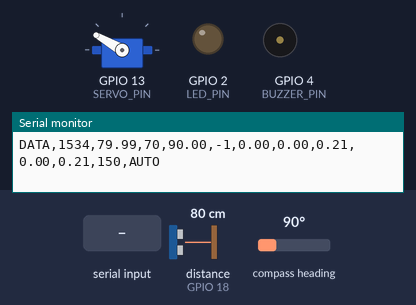
A sketch run on a simulated ESP32. Parts: servo, output pins drawn as LEDs (lit = HIGH), buzzer (waves = sounding), the last lines printed to the serial monitor. Wiring (inferred from the names in the program): ultrasonic range finder: trigger GPIO 5; echo GPIO 18; AS5600 angle sensor at I2C address 0x36. Inputs (shaded band) come from the test bench; at power-on: distance to the obstacle (sensor on GPIO 18) 80 cm, compass heading 90°. The echo pulse lasts 58.3 µs per cm; pins used as bus, display or sensor lines are not drawn.

Above: at 1.7 s.
1.8 s: distance to the obstacle (sensor on GPIO 18) set to 33 cm
3.3 s: distance to the obstacle (sensor on GPIO 18) set to 30 cm
At 4.5 s:
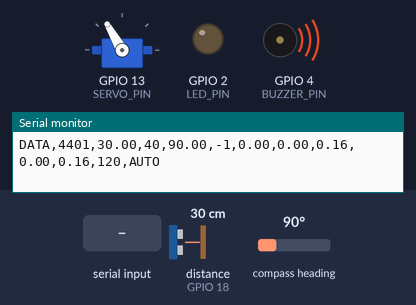
4.8 s: "SET,90,45\n" received over Serial
At 5.3 s:
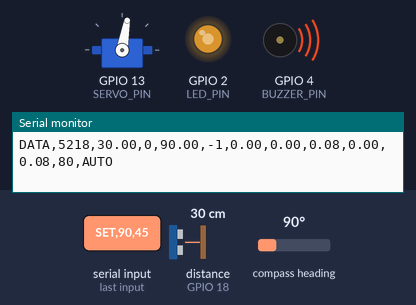
6.5 s: distance to the obstacle (sensor on GPIO 18) set to 40 cm
At 7.0 s:
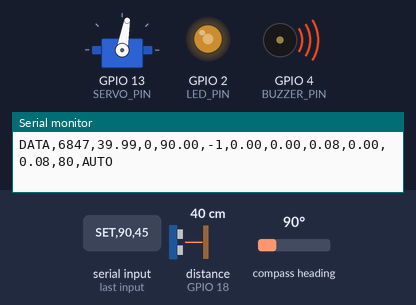
8.0 s: distance to the obstacle (sensor on GPIO 18) set to 49 cm
At 9.4 s:
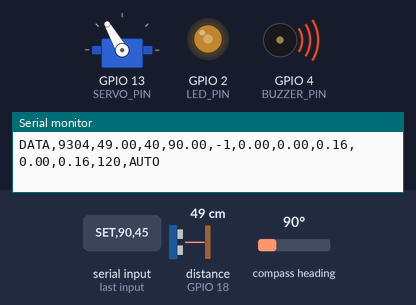
9.7 s: distance to the obstacle (sensor on GPIO 18) set to 2 cm
At 11.1 s:
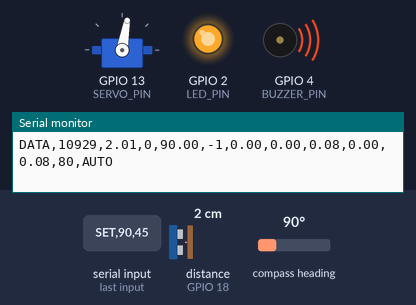
Timing chart, 0 to 12.4 s (numbered marks = the images above; inputs shaded):
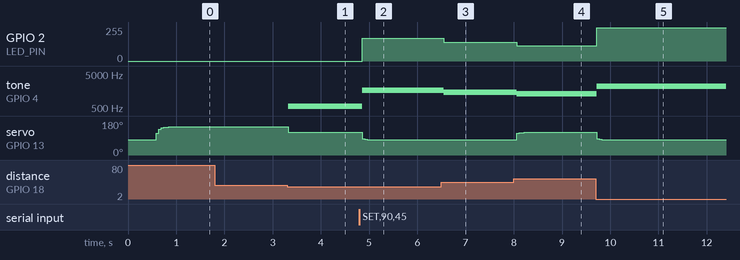

Measured:
- the behaviour switches between 31 and 30 cm on distance to the obstacle (sensor on GPIO 18) (found by bisection; images 0 and 1)
- the behaviour switches between 44 and 45 cm on distance to the obstacle (sensor on GPIO 18) (found by bisection; images 3 and 4)
- after the input at 3.3 s, tone on GPIO 4 (BUZZER_PIN): silent → 556 Hz at once; servo on GPIO 13 (SERVO_PIN): 150° → 120° at once
- after the input at 4.8 s, GPIO 2 (LED_PIN): 0/255 → 170/255 after 0.06 s; tone on GPIO 4 (BUZZER_PIN): 556 Hz → 1652 Hz after 0.06 s; servo on GPIO 13 (SERVO_PIN): 120° → 80° after 0.06 s
- after the input at 6.5 s, GPIO 2 (LED_PIN): 170/255 → 141/255 after 0.05 s; tone on GPIO 4 (BUZZER_PIN): 1652 Hz → 1463 Hz after 0.05 s
- after the input at 8.0 s, GPIO 2 (LED_PIN): 141/255 → 116/255 after 0.06 s; tone on GPIO 4 (BUZZER_PIN): 1463 Hz → 1293 Hz after 0.06 s; servo on GPIO 13 (SERVO_PIN): 80° → 120° after 0.06 s
- after the input at 9.7 s, GPIO 2 (LED_PIN): 116/255 → 249/255 at once; tone on GPIO 4 (BUZZER_PIN): 1293 Hz → 2162 Hz at once; servo on GPIO 13 (SERVO_PIN): 120° → 80° at once

The sketch:

Automatic_Security_Barrier.ino
```cpp
#include <Wire.h>
#include <ESP32Servo.h>

// ---------------- PIN CONFIGURATION ----------------
#define TRIG_PIN    5
#define ECHO_PIN    18
#define SERVO_PIN   13
#define LED_PIN     2
#define BUZZER_PIN  4

#define SDA_PIN     21
#define SCL_PIN     22

// ---------------- AS5600 CONFIGURATION ----------------
#define AS5600_ADDR 0x36
#define RAW_ANGLE_H 0x0C

// ---------------- DISTANCE INTERVALS ----------------
// Three reference levels:
// Ref 70: distance > 30 cm
// Ref 40: distance > 20 cm and <= 30 cm
// Ref 0 : distance <= 20 cm

float farLimit = 30.0;
float midLimit = 20.0;
float DIST_HYST = 0.7;

// ---------------- SERVO REFERENCE POSITIONS ----------------
const int SERVO_REF0  = 80;
const int SERVO_REF40 = 120;
const int SERVO_REF70 = 150;

int servoPosition = SERVO_REF0;

// ---------------- AS5600 CALIBRATION RANGES ----------------
// Ref 0: servo 80 degrees, sensor approximately 120-130
// Ref 40: servo 120 degrees, sensor approximately 60-80
// Ref 70: servo 150 degrees, sensor approximately 105-112

float R0_MIN  = 120.0;
float R0_MAX  = 130.0;

float R40_MIN = 60.0;
float R40_MAX = 80.0;

float R70_MIN = 105.0;
float R70_MAX = 112.0;

// ---------------- PID SETTINGS ----------------
float Kp = 0.8;
float Ki = 0.03;
float Kd = 0.01;


float integral = 0;
float previousError = 0;

const float INTEGRAL_LIMIT = 100.0;
const int MAX_SPEED = 35;

// ---------------- CONTROL VARIABLES ----------------
int targetRef = 70;
int feedbackRef = -1;

float sensorAngle = 0;
float distanceCm = -1;
float error = 0;

float pTerm = 0;
float iTerm = 0;
float dTerm = 0;
float pidOutput = 0;

bool autoMode = true;

unsigned long lastControlTime = 0;
unsigned long lastPrintTime = 0;
const unsigned long CONTROL_INTERVAL = 50;
const unsigned long PRINT_INTERVAL = 200;

Servo gateServo;

// ---------------- AS5600 READING ----------------
float readAS5600Once() {
  Wire.beginTransmission(AS5600_ADDR);
  Wire.write(RAW_ANGLE_H);

  if (Wire.endTransmission(false) != 0) {
    return -1;
  }

  if (Wire.requestFrom(AS5600_ADDR, 2) != 2) {
    return -1;
  }

  uint16_t rawAngle = ((uint16_t)Wire.read() << 8) | Wire.read();
  rawAngle &= 0x0FFF;

  return rawAngle * 360.0 / 4096.0;
}

float readAS5600() {
  const int samples = 7;
  float values[samples];
  int count = 0;

  for (int i = 0; i < samples; i++) {
    float angle = readAS5600Once();

    if (angle >= 0) {
      values[count++] = angle;
    }

    delay(2);
  }

  if (count == 0) {
    return -1;
  }

  // Sort readings and use the median to reduce fluctuations.
  for (int i = 0; i < count - 1; i++) {
    for (int j = i + 1; j < count; j++) {
      if (values[j] < values[i]) {
        float temp = values[i];
        values[i] = values[j];
        values[j] = temp;
      }
    }
  }

  return values[count / 2];
}

// ---------------- AS5600 REFERENCE CLASSIFICATION ----------------
int classifyReference(float angle) {
  if (angle < 0) {
    return -1;
  }

  if (angle >= R0_MIN && angle <= R0_MAX) {
    return 0;
  }

  if (angle >= R40_MIN && angle <= R40_MAX) {
    return 40;
  }

  if (angle >= R70_MIN && angle <= R70_MAX) {
    return 70;
  }

  // Do not invent a reference if the reading is outside all ranges.
  return -1;
}

// ---------------- ULTRASONIC DISTANCE ----------------
float readDistanceCm() {
  digitalWrite(TRIG_PIN, LOW);
  delayMicroseconds(3);

  digitalWrite(TRIG_PIN, HIGH);
  delayMicroseconds(10);
  digitalWrite(TRIG_PIN, LOW);

  unsigned long duration = pulseIn(ECHO_PIN, HIGH, 30000);

  if (duration == 0) {
    return -1;
  }

  return duration * 0.0343 / 2.0;
}

// ---------------- TARGET FROM DISTANCE ----------------
void updateTargetFromDistance(float distance) {
  if (distance < 0) {
    return;
  }

  // Explicit distance bands with a small hysteresis margin.
  if (distance > farLimit + DIST_HYST) {
    targetRef = 70;
  } else if (distance > midLimit + DIST_HYST) {
    targetRef = 70;
  } else if (distance < midLimit - DIST_HYST) {
    targetRef = 0;
  } else {
    // In the small hysteresis band, preserve the current reference.
    if (targetRef != 0 && targetRef != 40 && targetRef != 70) {
      targetRef = 40;
    }
  }

  // Ref 40 is used in the middle band.
  if (distance <= farLimit + DIST_HYST &&
      distance >= midLimit - DIST_HYST) {
    targetRef = 40;
  }

  // Explicitly select Ref 0 at the closest interval.
  if (distance <= midLimit - DIST_HYST) {
    targetRef = 0;
  }
}

// ---------------- TARGET SERVO POSITION ----------------
int getServoTarget(int ref) {
  if (ref == 0) {
    return SERVO_REF0;
  }

  if (ref == 40) {
    return SERVO_REF40;
  }

  return SERVO_REF70;
}

// ---------------- PID CONTROLLER ----------------
void runController() {
  unsigned long now = millis();

  if (now - lastControlTime < CONTROL_INTERVAL) {
    return;
  }

  float dt = (now - lastControlTime) / 1000.0;

  if (lastControlTime == 0 || dt <= 0) {
    lastControlTime = now;
    return;
  }

  lastControlTime = now;

  sensorAngle = readAS5600();
  feedbackRef = classifyReference(sensorAngle);

  int desiredServo = getServoTarget(targetRef);

  // PID feedback uses the classified AS5600 reference when available.
  // If the reading is outside the calibrated ranges, do not let that
  // classification prevent the servo from moving toward its target.
  if (feedbackRef >= 0) {
    error = (float)targetRef - (float)feedbackRef;
  } else {
    error = (float)(desiredServo - servoPosition);
  }

  integral += error * dt;
  integral = constrain(integral, -INTEGRAL_LIMIT, INTEGRAL_LIMIT);

  float derivative = (error - previousError) / dt;

  pTerm = Kp * error;
  iTerm = Ki * integral;
  dTerm = Kd * derivative;

  pidOutput = pTerm + iTerm + dTerm;
  previousError = error;

  // IMPORTANT FIX:
  // Movement is based on commanded servo position, not on feedbackRef.
  // This prevents an incorrect AS5600 classification from blocking Ref 0.
  int difference = desiredServo - servoPosition;

  if (difference != 0) {
    int stepSize = constrain(abs((int)pidOutput), 1, MAX_SPEED);

    // Ensure the servo continues to approach the requested position.
    if (abs(difference) < stepSize) {
      servoPosition = desiredServo;
    } else if (difference > 0) {
      servoPosition += stepSize;
    } else {
      servoPosition -= stepSize;
    }

    servoPosition = constrain(servoPosition, SERVO_REF0, SERVO_REF70);
    gateServo.write(servoPosition);
  }

  // Red LED and buzzer increase as the measured distance decreases.
  if (distanceCm >= 0 && distanceCm <= farLimit) {
    int intensity = map(
      constrain((int)(distanceCm * 10), 0, (int)(farLimit * 10)),
      (int)(farLimit * 10), 0, 0, 255
    );

    analogWrite(LED_PIN, intensity);

    if (distanceCm <= farLimit) {
      int buzzerFrequency = map(
        constrain((int)distanceCm, 0, (int)farLimit),
        (int)farLimit, 0, 500, 2200
      );

      tone(BUZZER_PIN, buzzerFrequency);
    }
  } else {
    analogWrite(LED_PIN, 0);
    noTone(BUZZER_PIN);
  }
}

// ---------------- SERIAL COMMANDS ----------------
void printHelp() {
  Serial.println("Commands:");
  Serial.println("PID,kp,ki,kd");
  Serial.println("SET,far,mid");
  Serial.println("MODE,AUTO");
  Serial.println("MODE,MANUAL");
  Serial.println("REF,0");
  Serial.println("REF,40");
  Serial.println("REF,70");
  Serial.println("HELP");
}

void handleSerial() {
  if (!Serial.available()) {
    return;
  }

  String command = Serial.readStringUntil('\n');
  command.trim();

  if (command.equalsIgnoreCase("HELP")) {
    printHelp();
  } else if (command.equalsIgnoreCase("MODE,AUTO")) {
    autoMode = true;
    Serial.println("ACK,MODE,AUTO");
  } else if (command.equalsIgnoreCase("MODE,MANUAL")) {
    autoMode = false;
    Serial.println("ACK,MODE,MANUAL");
  } else if (command.equalsIgnoreCase("REF,0")) {
    targetRef = 0;
    Serial.println("ACK,REF,0");
  } else if (command.equalsIgnoreCase("REF,40")) {
    targetRef = 40;
    Serial.println("ACK,REF,40");
  } else if (command.equalsIgnoreCase("REF,70")) {
    targetRef = 70;
    Serial.println("ACK,REF,70");
  } else if (command.startsWith("PID,")) {
    float kp, ki, kd;

    if (sscanf(command.c_str(), "PID,%f,%f,%f", &kp, &ki, &kd) == 3) {
      Kp = kp;
      Ki = ki;
      Kd = kd;
      integral = 0;
      previousError = 0;

      Serial.printf("ACK,PID,%.4f,%.4f,%.4f\n", Kp, Ki, Kd);
    } else {
      Serial.println("ERR,PID_FORMAT");
    }
  } else if (command.startsWith("SET,")) {
    float farValue, midValue;

    if (sscanf(command.c_str(), "SET,%f,%f", &farValue, &midValue) == 2 &&
        farValue > midValue && midValue > 0) {
      farLimit = farValue;
      midLimit = midValue;

      Serial.printf("ACK,SET,%.1f,%.1f\n", farLimit, midLimit);
    } else {
      Serial.println("ERR,SET_FORMAT");
    }
  } else {
    Serial.println("ERR,UNKNOWN_COMMAND");
  }
}

// ---------------- SETUP ----------------
void setup() {
  Serial.begin(115200);
  Serial.setTimeout(50);

  pinMode(TRIG_PIN, OUTPUT);
  pinMode(ECHO_PIN, INPUT);
  pinMode(LED_PIN, OUTPUT);
  pinMode(BUZZER_PIN, OUTPUT);

  Wire.begin(SDA_PIN, SCL_PIN);

  gateServo.setPeriodHertz(50);
  gateServo.attach(SERVO_PIN, 500, 2400);
  gateServo.write(SERVO_REF0);

  servoPosition = SERVO_REF0;

  delay(500);

  Serial.println("PID Barrier Controller Ready");
  Serial.println("Distance bands: >30cm Ref70, 20-30cm Ref40, <=20cm Ref0");
  printHelp();
}

// ---------------- MAIN LOOP ----------------
void loop() {
  handleSerial();

  float newDistance = readDistanceCm();

  if (newDistance >= 2.0 && newDistance <= 400.0) {
    distanceCm = newDistance;
  }

  if (autoMode) {
    updateTargetFromDistance(distanceCm);
  }

  runController();

  if (millis() - lastPrintTime >= PRINT_INTERVAL) {
    lastPrintTime = millis();

    Serial.printf(
      "DATA,%lu,%.2f,%d,%.2f,%d,%.2f,%.2f,%.2f,%.2f,%.2f,%d,%s\n",
      millis(),
      distanceCm,
      targetRef,
      sensorAngle,
      feedbackRef,
      error,
      pTerm,
      iTerm,
      dTerm,
      pidOutput,
      servoPosition,
      autoMode ? "AUTO" : "MANUAL"
    );
  }
}
```
